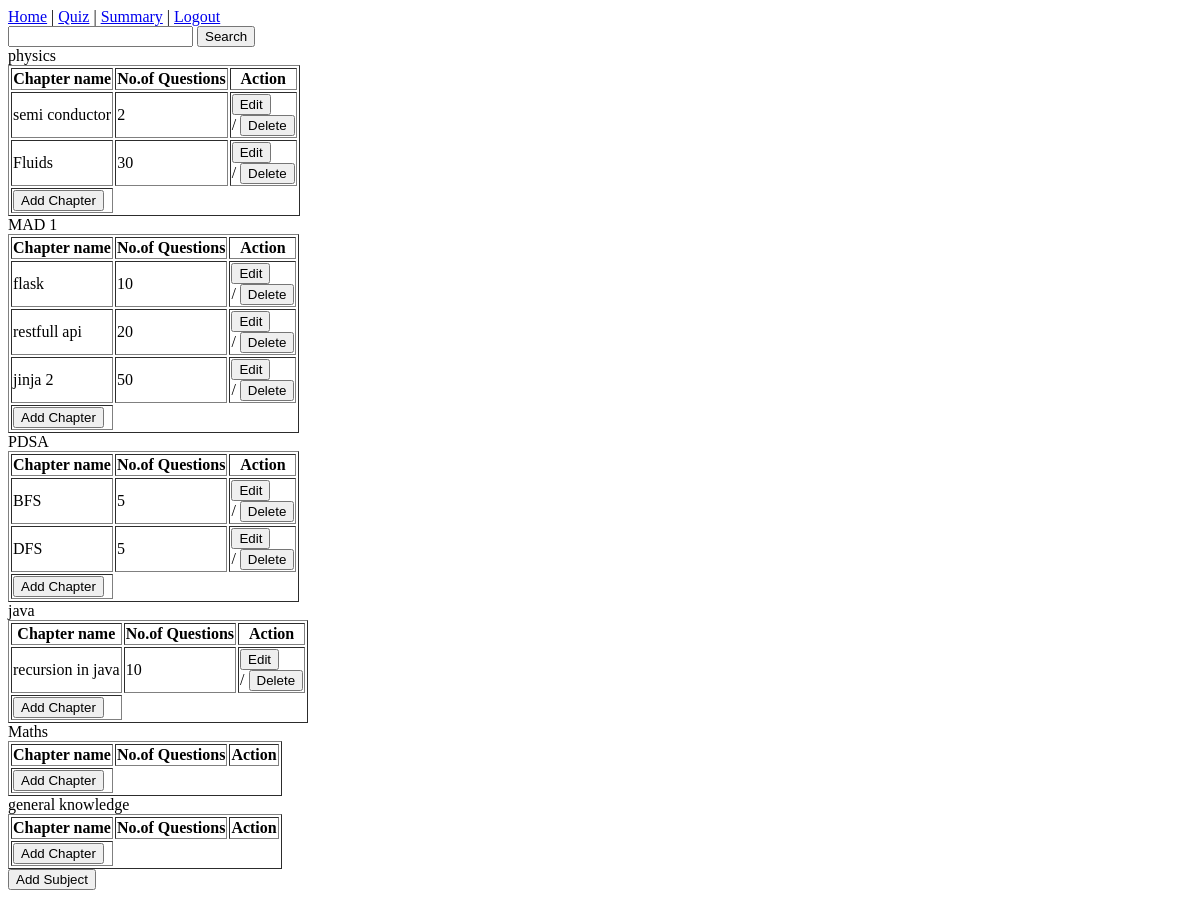
Before: /admin_dashboard with the older database file.
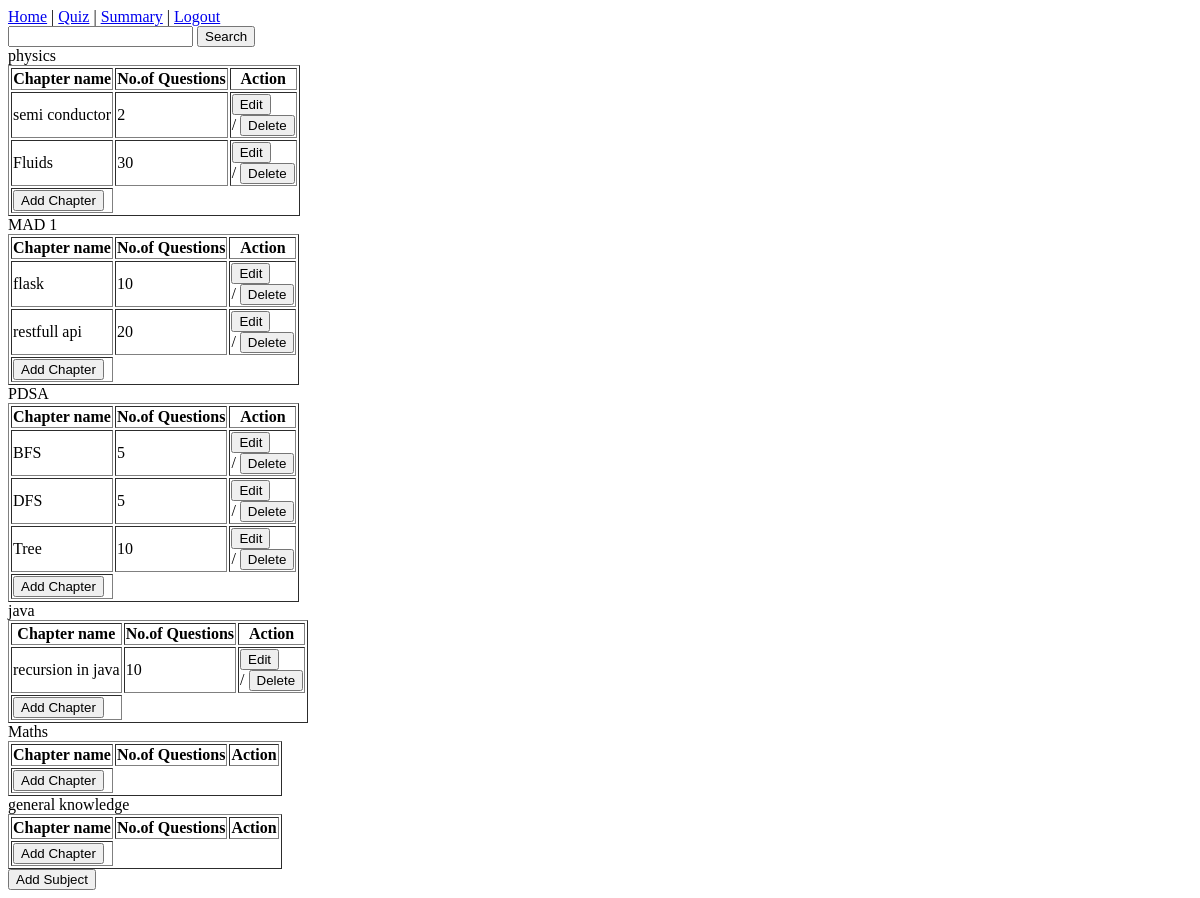
After: the same page with the newer database file.
### models.py (models this page shows)
class Subject(db.Model):
    id = db.Column(db.Integer, primary_key = True)
    name = db.Column(db.String(100), nullable=False)
    description = db.Column(db.String(100),  nullable = True)
    chapters = db.relationship('Chapter', backref='subject', lazy=True)

class Chapter(db.Model):
    id = db.Column(db.Integer, primary_key = True)
    name = db.Column(db.String(100), nullable=False)
    description = db.Column(db.String(100),  nullable = True)
    no_of_question = db.Column(db.String)
    subject_id = db.Column(db.Integer, db.ForeignKey('subject.id'), nullable = False)
    quizzes = db.relationship('Quiz', backref='chapter', lazy=True)

### app.py (the view)
@app.route("/admin_dashboard", methods = ['GET', 'POST'])
def admin_dashboard():
    subjects = Subject.query.all()
    chapters = Chapter.query.all()
    return render_template("admin_dashboard.html", subjects = subjects, chapters = chapters )

### templates/admin_dashboard.html (shortened to what this page needs)
<!DOCTYPE html>
<html lang="en">
<head>
</head>
<body>
    <div id = "nav_bar">
        <a href="{{ url_for('home') }}">Home</a>  |
        <a href="{{ url_for('quiz_management') }}">Quiz</a>  |
        <a href="{{ url_for('admin_summary') }}">Summary</a>     |
        <a href="{{ url_for('login') }}">Logout</a>
        <form action="/">
            <input type="text" name="search_key" >
            <button>Search</button>
        </form>
    </div>
    <div id = "content">
        {% for s in subjects %}
           <table border = "1px">
            <tr>
                <th>Chapter name</th>
                <th>No.of Questions</th>
                <th>Action</th>
            </tr>
            {% for c in s.chapters %}
                <tr>
                    <td>{{ c.name }}</td>
                    <td>{{ c.no_of_question }}</td>
                    <td>
                        <div id = "/edit_chapter">
                            <a href="/edit_chapter?id={{c.id}}"><button>Edit</button></a>
                        </div>
                        /
                        <a href="/delete_chapter?id={{c.id}}"><button>Delete</button></a>
                    </td>
                </tr>
            {% endfor %}
                <div id = "/add_chapter">
                <td><a href="{{ url_for('add_chapter') }}">
                <button>Add Chapter</button></a></td>
                </div>
           </table>
        {% endfor %}
    </div>
    <div id = "/add_subject">
        <a href="{{ url_for('add_subject') }}">
            <button>Add Subject</button>
        </a>
    </div>
</body>
</html>

Changed rows visible on the page:
removed Chapter: name "jinja 2", no_of_question "50", shown under Subject (number 2 of 6 on the later page)
added Chapter: name "Tree", no_of_question "10", shown under Subject (number 3 of 6 on the later page)
